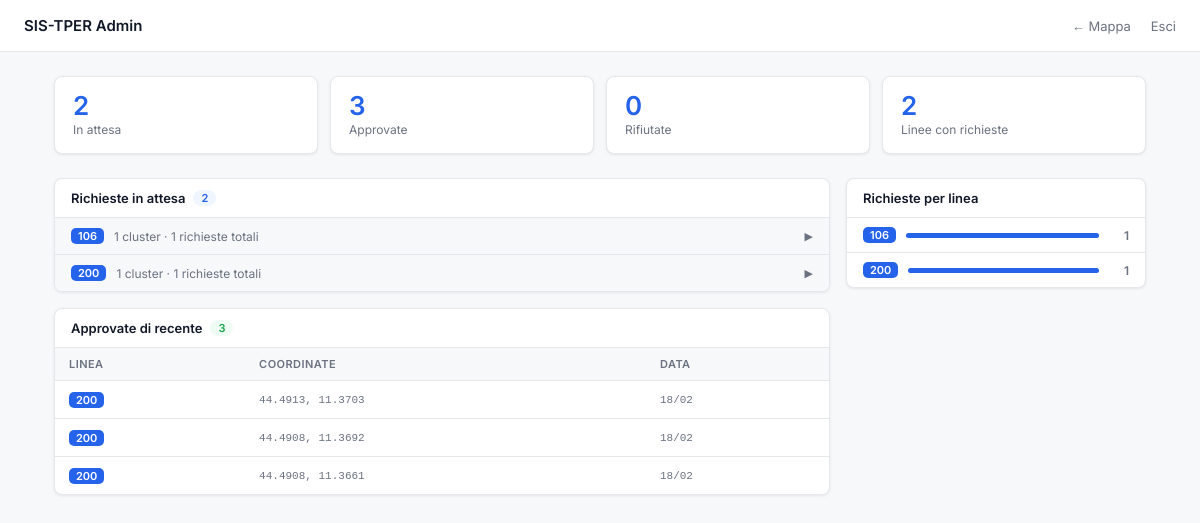
Screenshot of /admin/dashboard (signed in) with the database file from the repository.
### app/models.py (models this page shows, shortened)
class StopRequest(db.Model):
    __tablename__ = 'stop_requests'
    id         = db.Column(db.Integer, primary_key=True)
    line_code  = db.Column(db.String(20), nullable=False, index=True)
    lat        = db.Column(db.Float, nullable=False)
    lon        = db.Column(db.Float, nullable=False)
    note           = db.Column(db.String(300), nullable=True)
    preferred_days = db.Column(db.String(100), nullable=True) # e.g. "lun,mar,mer"
    preferred_time = db.Column(db.String(20), nullable=True)  # e.g. "14:30"
    status         = db.Column(db.String(20), nullable=False, default='pending')  # pending | approved | rejected
    created_at     = db.Column(db.DateTime, nullable=False, default=datetime.utcnow)

### app/admin_routes.py (the view)
@admin.route('/dashboard')
def dashboard():
    if not _admin_required():
        return redirect(url_for('admin.login'))
    pending  = StopRequest.query.filter_by(status='pending').order_by(StopRequest.line_code, StopRequest.created_at).all()
    approved = StopRequest.query.filter_by(status='approved').order_by(StopRequest.created_at.desc()).limit(20).all()
    rejected = StopRequest.query.filter_by(status='rejected').order_by(StopRequest.created_at.desc()).limit(20).all()
    line_clusters = defaultdict(list)
    for r in pending:
        line_clusters[r.line_code].append(r)
    clustered = {}
    for line, reqs in line_clusters.items():
        clustered[line] = cluster_requests(reqs)
    line_stats = {line: len(reqs) for line, reqs in line_clusters.items()}
    return render_template('admin_dashboard.html',
                           pending=pending,
                           approved=approved,
                           rejected=rejected,
                           line_stats=line_stats,
                           clustered=clustered)

### app/admin_routes.py (called while the page is built)
def _admin_required():
    return session.get('is_admin', False)

### app/templates/admin_dashboard.html (shortened to what this page needs)
<!DOCTYPE html>
<html lang="it">
<head>
    <link rel="stylesheet" href="https://unpkg.com/leaflet@1.9.4/dist/leaflet.css" />
</head>
<body>
    <nav>
        <span class="brand">SIS-TPER Admin</span>
        <div>
            <a href="/">← Mappa</a>
            <a href="/admin/logout">Esci</a>
        </div>
    </nav>
    <div class="page">
        <div class="stats">
            <div class="stat">
                <div class="num">{{ pending|length }}</div>
                <div class="lbl">In attesa</div>
            </div>
            <div class="stat">
                <div class="num">{{ approved|length }}</div>
                <div class="lbl">Approvate</div>
            </div>
            <div class="stat">
                <div class="num">{{ rejected|length }}</div>
                <div class="lbl">Rifiutate</div>
            </div>
            <div class="stat">
                <div class="num">{{ line_stats|length }}</div>
                <div class="lbl">Linee con richieste</div>
            </div>
        </div>
        <div class="grid">
            <div>
                <div class="card">
                    <div class="card-header">
                        Richieste in attesa
                        <span class="pill">{{ pending|length }}</span>
                    </div>
                    {% if clustered %}
                    {% for line, clusters in clustered.items()|sort %}
                    <div class="line-group">
                        <div class="line-group-header" onclick="toggleGroup(this)">
                            <span class="tag">{{ line }}</span>
                            <span class="meta">{{ clusters|length }} cluster · {{ line_stats[line] }} richieste
                                totali</span>
                            <span class="chevron">▶</span>
                        </div>
                    </div>
                    {% endfor %}
                    {% else %}
                    <div class="empty">Nessuna richiesta in attesa</div>
                    {% endif %}
                </div>
                {% if approved %}
                <div class="card">
                    <div class="card-header">Approvate di recente <span class="pill pill-g">{{ approved|length }}</span>
                    </div>
                    <table>
                        <thead>
                            <tr>
                                <th>Linea</th>
                                <th>Coordinate</th>
                                <th>Data</th>
                            </tr>
                        </thead>
                        <tbody>
                            {% for r in approved %}
                            <tr>
                                <td><span class="tag">{{ r.line_code }}</span></td>
                                <td class="mono">{{ "%.4f"|format(r.lat) }}, {{ "%.4f"|format(r.lon) }}</td>
                                <td class="mono">{{ r.created_at.strftime('%d/%m') }}</td>
                            </tr>
                            {% endfor %}
                        </tbody>
                    </table>
                </div>
                {% endif %}
            </div>
            <div>
                <div class="card">
                    <div class="card-header">Richieste per linea</div>
                    {% if line_stats %}
                    {% set max_count = line_stats.values()|max %}
                    {% for line, count in line_stats.items()|sort(attribute='1', reverse=True) %}
                    <div class="bar-row">
                        <span class="tag">{{ line }}</span>
                        <div class="bar-wrap">
                            <div class="bar-fill" style="width:{{ (count/max_count*100)|int }}%"></div>
                        </div>
                        <span class="bar-count">{{ count }}</span>
                    </div>
                    {% endfor %}
                    {% else %}
                    <div class="empty">Nessuna richiesta</div>
                    {% endif %}
                </div>
            </div>
        </div>
    </div>
</body>
</html>

### app/templates/admin_dashboard.html (style rules this page uses)
*, *::before, *::after { box-sizing: border-box; margin: 0; padding: 0; }
:root { --bg: #f7f8fa; --surface: #fff; --border: #e5e7eb; --text: #111827; --muted: #6b7280; --accent: #2563eb; --accent-light: #eff6ff; --green: #16a34a; --green-light: #f0fdf4; --red: #dc2626; --red-light: #fef2f2; --r: 8px; --sh: 0 1px 3px rgba(0, 0, 0, .08); }
body { font-family: 'Inter', sans-serif; background: var(--bg); color: var(--text); font-size: 14px; }
nav { position: sticky; top: 0; z-index: 100; background: var(--surface); border-bottom: 1px solid var(--border); height: 52px; padding: 0 24px; display: flex; align-items: center; justify-content: space-between; }
nav .brand { font-weight: 600; font-size: 15px; }
nav a { color: var(--muted); text-decoration: none; font-size: 13px; margin-left: 16px; }
.page { max-width: 1140px; margin: 0 auto; padding: 24px; }
.stats { display: grid; grid-template-columns: repeat(4, 1fr); gap: 12px; margin-bottom: 24px; }
.stat { background: var(--surface); border: 1px solid var(--border); border-radius: var(--r); padding: 16px 18px; box-shadow: var(--sh); }
.stat .num { font-size: 26px; font-weight: 600; color: var(--accent); line-height: 1; }
.stat .lbl { color: var(--muted); font-size: 12px; margin-top: 3px; }
.grid { display: grid; grid-template-columns: 1fr 300px; gap: 16px; align-items: start; }
.card { background: var(--surface); border: 1px solid var(--border); border-radius: var(--r); box-shadow: var(--sh); overflow: hidden; margin-bottom: 16px; }
.card-header { padding: 11px 16px; border-bottom: 1px solid var(--border); font-weight: 600; font-size: 13px; display: flex; align-items: center; gap: 8px; }
.pill { background: var(--accent-light); color: var(--accent); border-radius: 20px; padding: 1px 8px; font-size: 11px; font-weight: 600; }
.pill-g { background: var(--green-light); color: var(--green); }
.line-group { border-bottom: 1px solid var(--border); }
.line-group:last-child { border-bottom: none; }
.line-group-header { display: flex; align-items: center; gap: 10px; padding: 10px 16px; cursor: pointer; user-select: none; background: var(--bg); }
.tag { display: inline-block; background: var(--accent); color: white; border-radius: 5px; padding: 1px 7px; font-size: 11px; font-weight: 600; }
.line-group-header .meta { font-size: 12px; color: var(--muted); flex: 1; }
.chevron { font-size: 11px; color: var(--muted); transition: transform .2s; }
.bar-row { display: flex; align-items: center; gap: 10px; padding: 9px 16px; border-bottom: 1px solid var(--border); }
.bar-row:last-child { border-bottom: none; }
.bar-wrap { flex: 1; background: var(--bg); border-radius: 3px; height: 5px; }
.bar-fill { background: var(--accent); height: 5px; border-radius: 3px; }
.bar-count { font-size: 12px; font-weight: 600; color: var(--muted); min-width: 20px; text-align: right; }
table { width: 100%; border-collapse: collapse; }
th { padding: 9px 14px; text-align: left; font-size: 11px; font-weight: 600; text-transform: uppercase; letter-spacing: .04em; color: var(--muted); background: var(--bg); border-bottom: 1px solid var(--border); }
td { padding: 10px 14px; border-bottom: 1px solid var(--border); font-size: 13px; }
tr:last-child td { border-bottom: none; }
.mono { font-family: monospace; font-size: 11px; color: var(--muted); }

### rows the page displays
StopRequest: line_code "106", clusters "1", line_code "1", {{ (count/max_count*100)|int }} 100 (drawn), count "1"
StopRequest: line_code "200", clusters "1", line_code "1", {{ (count/max_count*100)|int }} 100 (drawn), id "1"
StopRequest: line_code "200", lat "44.4913", lon "11.3703", created_at "18/02"
StopRequest: line_code "200", lat "44.4908", lon "11.3692", created_at "18/02"
StopRequest: line_code "200", lat "44.4908", lon "11.3661", created_at "18/02"

### other values shown
{{ pending|length }} "2"
{{ approved|length }} "3"
{{ rejected|length }} "0"
{{ line_stats|length }} "2"
